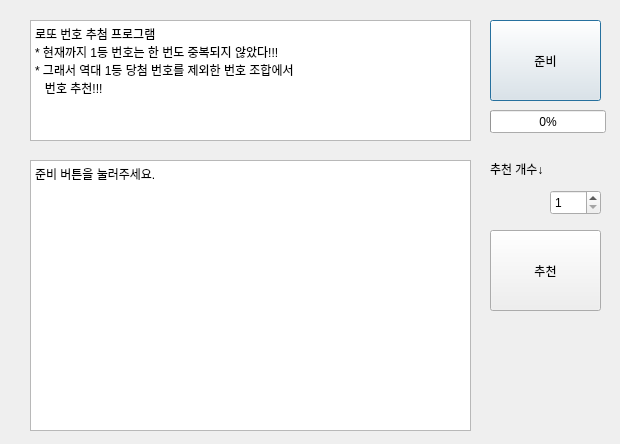
<?xml version="1.0" encoding="UTF-8"?>
<ui version="4.0">
 <class>Dialog</class>
 <widget class="QDialog" name="Dialog">
  <property name="geometry">
   <rect>
    <x>0</x>
    <y>0</y>
    <width>620</width>
    <height>444</height>
   </rect>
  </property>
  <property name="windowTitle">
   <string>Lotto</string>
  </property>
  <widget class="QPushButton" name="btn1">
   <property name="geometry">
    <rect>
     <x>490</x>
     <y>20</y>
     <width>111</width>
     <height>81</height>
    </rect>
   </property>
   <property name="text">
    <string>준비</string>
   </property>
  </widget>
  <widget class="QTextBrowser" name="txtwindow">
   <property name="geometry">
    <rect>
     <x>30</x>
     <y>160</y>
     <width>441</width>
     <height>271</height>
    </rect>
   </property>
   <property name="html">
    <string>&lt;!DOCTYPE HTML PUBLIC &quot;-//W3C//DTD HTML 4.0//EN&quot; &quot;http://www.w3.org/TR/REC-html40/strict.dtd&quot;&gt;
&lt;html&gt;&lt;head&gt;&lt;meta name=&quot;qrichtext&quot; content=&quot;1&quot; /&gt;&lt;style type=&quot;text/css&quot;&gt;
p, li { white-space: pre-wrap; }
&lt;/style&gt;&lt;/head&gt;&lt;body style=&quot; font-family:'Gulim'; font-size:9pt; font-weight:400; font-style:normal;&quot;&gt;
&lt;p style=&quot; margin-top:0px; margin-bottom:0px; margin-left:0px; margin-right:0px; -qt-block-indent:0; text-indent:0px;&quot;&gt;준비 버튼을 눌러주세요.&lt;/p&gt;&lt;/body&gt;&lt;/html&gt;</string>
   </property>
  </widget>
  <widget class="QPushButton" name="btn2">
   <property name="geometry">
    <rect>
     <x>490</x>
     <y>230</y>
     <width>111</width>
     <height>81</height>
    </rect>
   </property>
   <property name="text">
    <string>추천</string>
   </property>
  </widget>
  <widget class="QPlainTextEdit" name="plainTextEdit">
   <property name="geometry">
    <rect>
     <x>30</x>
     <y>20</y>
     <width>441</width>
     <height>121</height>
    </rect>
   </property>
   <property name="plainText">
    <string>로또 번호 추첨 프로그램
* 현재까지 1등 번호는 한 번도 중복되지 않았다!!!
* 그래서 역대 1등 당첨 번호를 제외한 번호 조합에서 
   번호 추천!!!</string>
   </property>
  </widget>
  <widget class="QSpinBox" name="spinBox">
   <property name="geometry">
    <rect>
     <x>550</x>
     <y>190</y>
     <width>51</width>
     <height>25</height>
    </rect>
   </property>
   <property name="minimum">
    <number>1</number>
   </property>
   <property name="displayIntegerBase">
    <number>10</number>
   </property>
  </widget>
  <widget class="QLabel" name="label">
   <property name="geometry">
    <rect>
     <x>490</x>
     <y>160</y>
     <width>91</width>
     <height>18</height>
    </rect>
   </property>
   <property name="frameShape">
    <enum>QFrame::NoFrame</enum>
   </property>
   <property name="text">
    <string>추천 개수↓</string>
   </property>
  </widget>
  <widget class="QProgressBar" name="progressBar">
   <property name="geometry">
    <rect>
     <x>490</x>
     <y>110</y>
     <width>116</width>
     <height>23</height>
    </rect>
   </property>
   <property name="value">
    <number>0</number>
   </property>
  </widget>
 </widget>
 <resources/>
 <connections/>
</ui>
